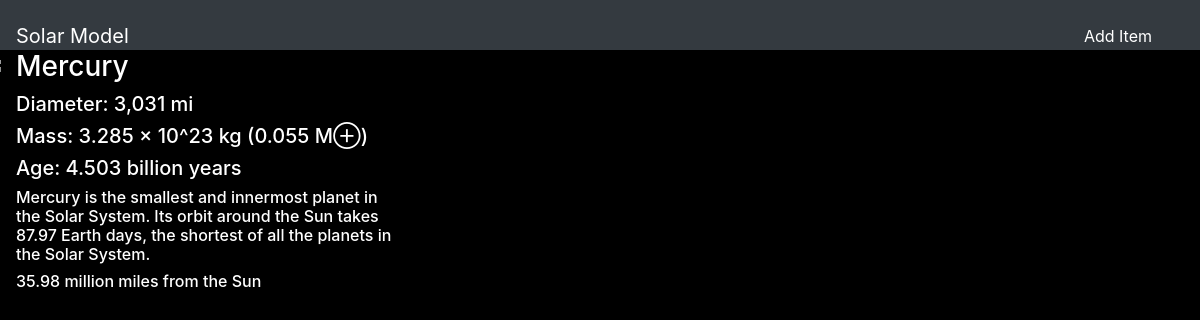
The page /1 on the database its author committed.
### SolarModel/models.py (models this page shows, shortened)
class Item(models.Model):
    item_name = models.CharField(max_length=200)
    item_size = models.CharField(max_length=200)
    item_mass = models.CharField(max_length=200, default="default")
    item_age = models.CharField(max_length=200, default = "default")
    item_characteristics = models.CharField(max_length=500)
    item_distance = models.CharField(max_length=200)
    background_image = models.CharField(max_length=500, default='https://i0.wp.com/dotsandlines.steveboerner.com/wp-content/uploads/2016/06/earth_planet_600x300.jpg?resize=600%2C400')

### SolarModel/views.py (the view)
# urls.py: path('<int:pk>', views.PlanetDetail.as_view(), name="detail"),
class PlanetDetail(DetailView):
    model = Item
    template_name = 'SolarModel/detail.html'

### SolarModel/templates/SolarModel/detail.html (shortened to what this page needs)
{% extends 'SolarModel/base.html' %}
{% block body%}
    <div class="container">
        <div class="row">
            <div class="col-sm-4">
                <h3 style="color: white">{{ item.item_name}}</h3>
                <h5 style="color: white">{{ item.item_size}}</h5>
                <h5 style="color: white">{{ item.item_mass}}</h5>
                <h5 style="color: white">{{ item.item_age}}</h5>
                <h6 style="color: white">{{ item.item_characteristics}}</h6>
                <h6 style="color: white">{{ item.item_distance}}</h6>
            </div>
        </div>
{% endblock %}

### SolarModel/templates/SolarModel/base.html (shortened to what this page needs)
{% load static %}
<!doctype html>
<html lang="en">
<head>
        <link rel="stylesheet" href="{% static 'SolarModel/style.css'%}">
    <link rel="stylesheet" href="https://stackpath.bootstrapcdn.com/bootstrap/4.5.2/css/bootstrap.min.css">
</head>
<nav class="navbar navbar-dark bg-dark">
    <a href="#" class="navbar-brand" style="color: white">Solar Model</a>
    <div class="navbar">
        <a href="{% url 'SolarModel:create_item' %}" class="nav-item nav-link" style="color: white">Add Item</a>
    </div>
</nav>
<body style="background-color: black;>
{% block body %}
{% endblock %}
</body>
</html>

### SolarModel/static/SolarModel/style.css (style rules this page uses)
.navbar-dark { max-height: 50px; }

### rows shown on the page
Item: item_name "Mercury", item_size "Diameter: 3,031 mi", item_mass "Mass: 3.285 × 10^23 kg (0.055 M⊕)", item_age "Age: 4.503 billion years", item_characteristics "Mercury is the smallest and innermost planet in the Solar System. Its orbit around the Sun takes 87.97 Earth days, the shortest of all the planets in the Solar System.", item_distance "35.98 million miles from the Sun"
